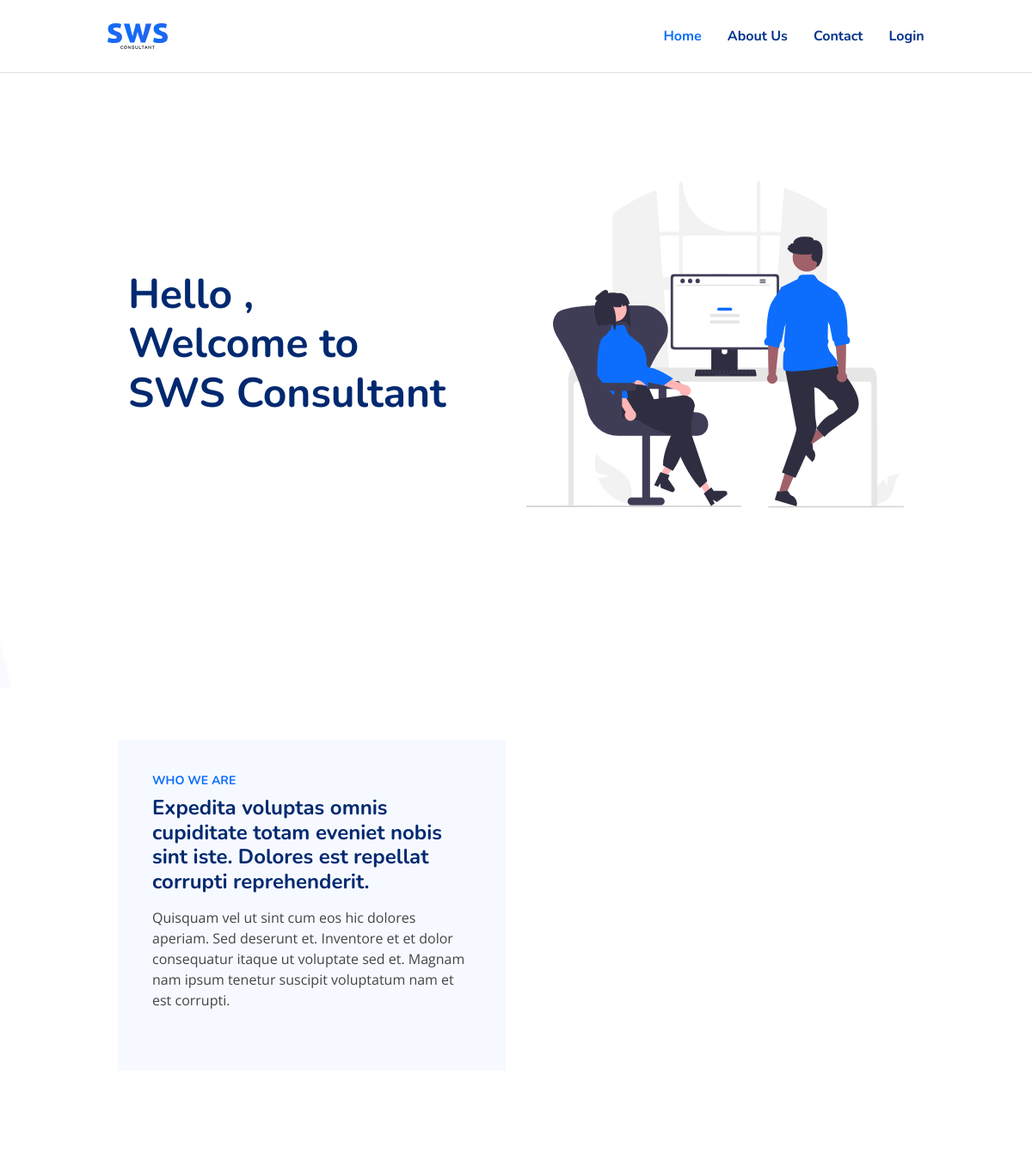
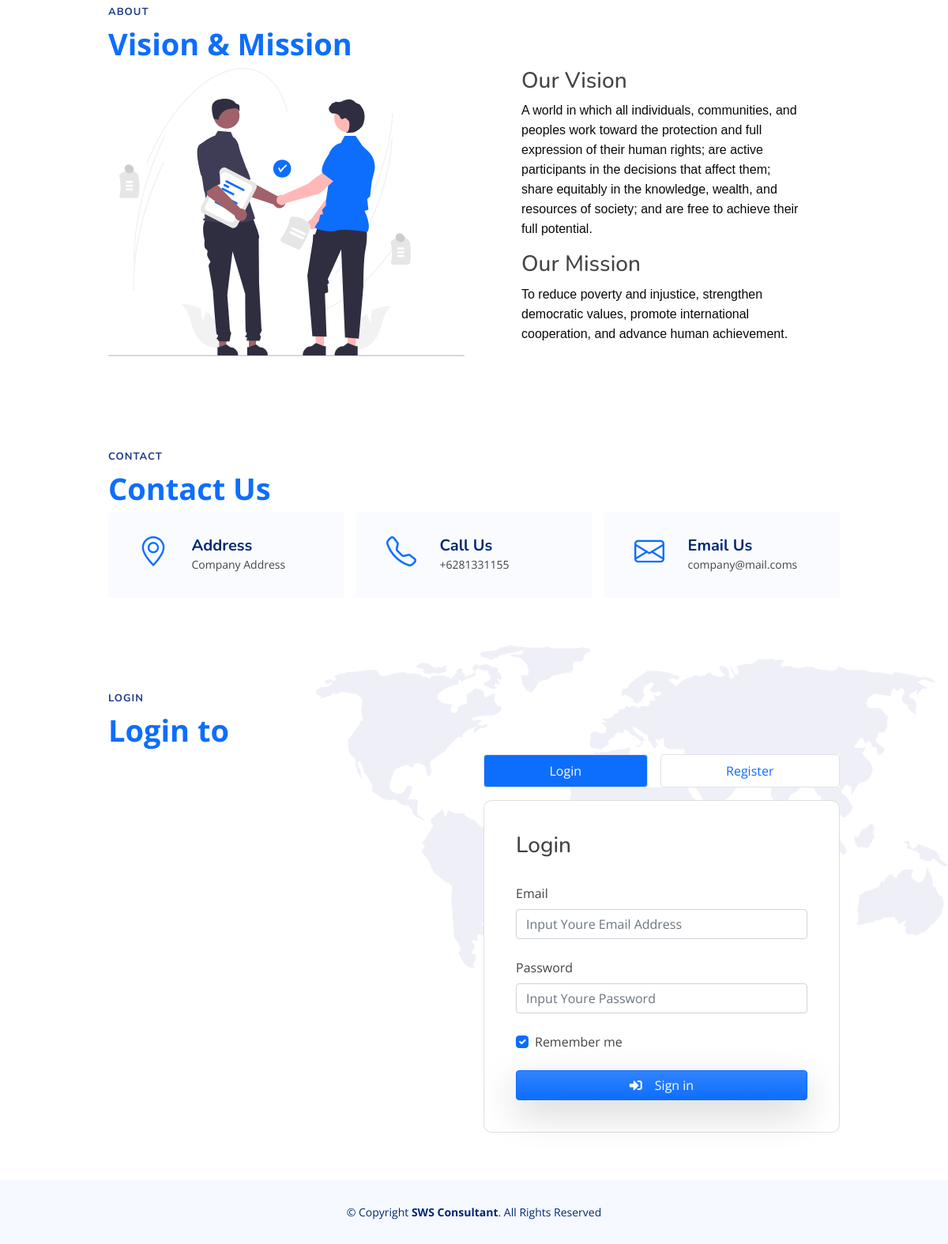
The page / on the database its author committed (2 pictures, top to bottom).
### tables this page shows
CREATE TABLE `about` (
  `id` int(10) NOT NULL,
  `email` varchar(255) DEFAULT NULL,
  `name` varchar(255) DEFAULT NULL,
  `phone` varchar(20) DEFAULT NULL,
  `address` text DEFAULT NULL,
  `vision` text DEFAULT NULL,
  `mission` text DEFAULT NULL,
  `about` text DEFAULT NULL
);

### homepages.php (the view, shortened to what this page needs)
<?php
include "config/connection.php";
$getCompany    = "SELECT * FROM about WHERE id = 1";
$rowCompany    = $db->prepare($getCompany);
$rowCompany->execute();
$getRowComp = $rowCompany->fetch();
$getAbouts = $getRowComp['about'];
$getVision = $getRowComp['vision'];
$getMision = $getRowComp['mission'];
?>
<section id="hero" class="hero d-flex align-items-center">
    <div class="container">
        <div class="row justify-content-center">
            <div class="col-lg-10 col-12 row">
                <div class="col-lg-6 d-flex flex-column justify-content-center">
                    <h1 data-aos="fade-up">Hello , <br> Welcome to <br> SWS Consultant</h1>
                </div>
                <div class="col-lg-6 hero-img" data-aos="zoom-out" data-aos-delay="200">
                    <img src="assets/img/hero-img-2.svg" height="100%" class="img-fluid">
                </div>
            </div>
        </div>
    </div>
</section>
<main id="main">
    <section id="about" class="about">
        <div class="container" data-aos="fade-up">
            <div class="row justify-content-center">
                <div class="col-md-10">
                    <div class="row">
                        <div class="col-lg-6 d-flex flex-column justify-content-center" data-aos="fade-up" data-aos-delay="200">
                            <div class="content h-100 rounded-xl">
                                <h3>Who We Are</h3>
                                <?= htmlspecialchars_decode($getAbouts); ?>
                            </div>
                        </div>
                        <div class="col-lg-6 d-flex align-items-center" data-aos="zoom-out" data-aos-delay="200">
                        </div>
                    </div>
                </div>
            </div>
        </div>
    </section>
    <section id="faq" class="faq">
        <div class="container" data-aos="fade-up">
            <div class="row justify-content-center">
                <div class="col-md-10">
                    <header class="section-header">
                        <h2>About</h2>
                        <p>Vision & Mission</p>
                    </header>
                    <div class="row">
                        <div class="col-lg-6 d-flex align-items-center" data-aos="zoom-out" data-aos-delay="200">
                            <img src="assets/img/visi-mision.svg" height="100%" class="img-fluid">
                        </div>
                        <div class="col-lg-6 d-flex flex-column justify-content-center" data-aos="fade-up" data-aos-delay="200">
                            <div class="content px-5">
                                <h3>Our Vision</h3>
                                <?= htmlspecialchars_decode($getVision); ?>
                                <h3>Our Mission</h3>
                                <?= htmlspecialchars_decode($getMision); ?>
                            </div>
                        </div>
                    </div>
                </div>
            </div>
        </div>
    </section>
    <section id="contact" class="contact">
        <div class="container" data-aos="fade-up">
            <div class="row justify-content-center">
                <div class="col-md-10">
                    <header class="section-header">
                        <h2>Contact</h2>
                        <p>Contact Us</p>
                    </header>
                    <div class="row gy-4 g-3">
                        <div class="col-md-4">
                            <div class="info-box d-flex flex-row h-100">
                                <div class="col-md-3 col-3 mx-2"> <i class="bi bi-geo-alt"></i></div>
                                <div class="col-md-9 col">
                                    <h3>Address</h3>
                                    <p><?= $getRowComp['address']; ?></p>
                                </div>
                            </div>
                        </div>
                        <div class="col-md-4">
                            <div class="info-box d-flex flex-row h-100">
                                <div class="col-md-3 col-3 mx-2"> <i class="bi bi-telephone"></i></div>
                                <div class="col-md-9 col">
                                    <h3>Call Us</h3>
                                    <p><?= $getRowComp['phone']; ?></p>
                                </div>
                            </div>
                        </div>
                        <div class="col-md-4">
                            <div class="info-box d-flex flex-row h-100 w-100">
                                <div class="col-md-3 col-3 mx-2"> <i class="bi bi-envelope"></i></div>
                                <div class="col-md-9 col">
                                    <h3>Email Us</h3>
                                    <p><?= $getRowComp['email']; ?></p>
                                </div>
                            </div>
                        </div>
                    </div>
                </div>
            </div>
        </div>
    </section>
    <section id="login" class="contact login-pages">
        <div class="container" data-aos="fade-up">
            <div class="row justify-content-center">
                <div class="col-md-10">
                    <header class="section-header">
                        <h2>Login</h2>
                        <p>Login to</p>
                    </header>
                    <div class="row gy-4">
                        <?php include "auth-form.php"; ?>
                    </div>
                </div>
            </div>
        </div>
    </section>
</main>
<footer id="footer" class="footer">
    <div class="container">
        <div class="copyright">
            &copy; Copyright <strong><span>SWS Consultant</span></strong>. All Rights Reserved
        </div>
    </div>
</footer>

### index.php (shortened to what this page needs)
<?php require_once("config/connection.php"); ?>
<!DOCTYPE html>
<html lang="en">
<head>
    <?php include "stacks-css.php"; ?>
</head>
<body>
    <?php include "partials/header.php";?>
    <?php
    if (isset($_SESSION["login_status"])) {
        include "main-pages.php";
    } else {
        include "homepages.php";
    }
    ?>
</body>
</html>

### stacks-css.php (shortened to what this page needs)
<link href="vendor/components/font-awesome/css/all.min.css" rel="stylesheet">
<link href="vendor/twbs/bootstrap/dist/css/bootstrap.min.css" rel="stylesheet">
<link href="vendor/datatables/datatables/media/css/dataTables.bootstrap4.min.css" rel="stylesheet">
<link href="config/bootstrap-icons/bootstrap-icons.css" rel="stylesheet">
<link href="config/aos-master/dist/aos.css" rel="stylesheet">
<link href="config/remixicon/remixicon.css" rel="stylesheet">
<link href="config/swiper/swiper-bundle.min.css" rel="stylesheet">
<link href="config/glightbox/css/glightbox.min.css" rel="stylesheet">
<link href="assets/css/style.css" rel="stylesheet">
<link href="assets/css/custom.css" rel="stylesheet">

### partials/header.php (shortened to what this page needs)
<header id="header" class="header fixed-top mb-5 border-bottom px-3">
    <div class="container-fluid">
        <div class="row justify-content-center">
            <div class="col-lg-10 col-12">
                <div class="d-flex align-items-center justify-content-between">
                    <a href="index.html" class="logo d-flex align-items-center " style="height:30px">
                        <img src="assets/img/baseapp/logo-sws-b.svg" height="100%" class="img-responsive">
                    </a>
                    <nav id="navbar" class="navbar">
                        <ul>
                            <?php if (isset($_SESSION["login_status"])) { ?>
                                <li><a class="nav-link" href="index.php?home=dashboard">Dashboard</a></li>
                                <li><a class="nav-link" href="index.php?requests=table">Request</a></li>
                                <?php if ($_SESSION["user"]["user_group"] == 'admin') : ?>
                                    <li><a class="nav-link" href="index.php?users=table">Users</a></li>
                                    <li><a class="nav-link" href="index.php?about=about-edit">About</a></li>
                                <?php endif; ?>
                                <li class="dropdown"><a href="#"><span class="px-3"> <?= $_SESSION['user']['name']; ?></span> <i class="bi bi-chevron-down"></i></a>
                                    <ul>
                                        <li><a href="index.php?profile=profile-edit"><i class="fa fa-user"></i>Setting Profile</a></li>
                                        <li><a href="auth-destroy.php"><i class="fa fa-sign-out-alt"></i>Logout</a></li>
                                    </ul>
                                </li>
                            <?php } else { ?>
                                <li><a class="nav-link scrollto active" href="#hero">Home</a></li>
                                <li><a class="nav-link scrollto" href="#about">About Us</a></li>
                                <li><a class="nav-link scrollto" href="#contact">Contact</a></li>
                                <li><a class="nav-link scrollto" href="#login">Login</a></li>
                            <?php } ?>
                        </ul>
                    </nav>
                </div>
            </div>
        </div>
    </div>
</header>

### auth-form.php (shortened to what this page needs)
<div class="col-md-6"></div>
<div class="col-md-6">
    <div class="d-flex flex-column w-100">
        <ul class="nav nav-pills flex flex-row gap-3 mb-3 bg-white" role="tablist">
            <li class="nav-item flex-grow-1">
                <a class="nav-link border active text-center" data-bs-toggle="pill" href="#pill-login">Login</a>
            </li>
            <li class="nav-item flex-grow-1">
                <a class="nav-link border text-center" data-bs-toggle="pill" href="#pill-register">Register</a>
            </li>
        </ul>
        <div class="card">
            <div class="card-body">
                <div class="tab-content w-100">
                    <div id="pill-login" class="col-12 container tab-pane active"><br>
                        <div class="row">
                            <div class="col-md-12">
                                <h3>Login</h3>
                                <form class="pt-4" action="" method="POST">
                                    <div class="form-outline mb-4">
                                        <label class="form-label" for="loginName">Email</label>
                                        <input type="email" id="loginName" name="email" class="form-control" placeholder="Input Youre Email Address" required />
                                    </div>
                                    <div class="form-outline mb-4">
                                        <label class="form-label" for="loginPassword">Password</label>
                                        <input type="password" id="loginPassword" name="password" placeholder="Input Youre Password" class="form-control" required />
                                    </div>
                                    <div class="row mb-4 d-flex flex-md-row flex-column">
                                        <div class="col-md-6 d-flex">
                                            <div class="form-check mb-3 mb-md-0">
                                                <label class="form-check-label" for="loginCheck"> Remember me </label>
                                                <input class="form-check-input" type="checkbox" value="" id="loginCheck" checked />
                                            </div>
                                        </div>
                                    </div>
                                    <button type="submit" name="login" class="btn btn-primary bg-gradient shadow-lg btn-block mb-4 d-flex w-100 justify-content-center gap-3 align-items-center">
                                        <i class="fas fa-sign-in-alt"></i>
                                        <span>Sign in</span>
                                    </button>
                                </form>
                            </div>
                        </div>
                    </div>
                </div>
            </div>
        </div>
    </div>
</div>

### assets/css/style.css (style rules this page uses)
:root { scroll-behavior: smooth; }
body { font-family: "Open Sans", sans-serif; color: #444444; }
a { color: #0d6efd; text-decoration: none; }
h1, h2, h3, h4, h5, h6 { font-family: "Nunito", sans-serif; }
section { padding: 60px 0; overflow: hidden; }
.section-header { padding-bottom: 10px; }
.section-header h2 { font-size: 13px; letter-spacing: 1px; font-weight: 700; margin: 0; color: #1e3a8a; text-transform: uppercase; }
.section-header p { margin: 10px 0 0 0; padding: 0; font-size: 38px; line-height: 42px; font-weight: 700; color: #0d6efd; }
.header { transition: all 0.5s; z-index: 997; padding: 20px 0; }
.header .logo { line-height: 0; }
.header .logo img { max-height: 40px; margin-right: 6px; }
.navbar { padding: 0; }
.navbar ul { margin: 0; padding: 0; display: flex; list-style: none; align-items: center; }
.navbar li { position: relative; }
.navbar a, .navbar a:focus { display: flex; align-items: center; justify-content: space-between; padding: 10px 0 10px 30px; font-family: "Nunito", sans-serif; font-size: 16px; font-weight: 700; color: #013289; white-space: nowrap; transition: 0.3s; }
.navbar a:hover, .navbar .active, .navbar .active:focus, .navbar li:hover>a { color: #0d6efd; }
.hero { width: 100%; height: 100vh; background: url(../img/hero-bg.png) top center fixed; background-size: cover; }
.hero h1 { margin: 0; font-size: 48px; font-weight: 700; color: #012970; }
.hero .hero-img { text-align: right; }
@media (min-width: 1024px) { .hero { background-attachment: fixed; } }
.about .content { background-color: #f6f9ff; padding: 40px; }
.about h3 { font-size: 14px; font-weight: 700; color: #0d6efd; text-transform: uppercase; }
.about h2 { font-size: 24px; font-weight: 700; color: #012970; }
.about p { margin: 15px 0 30px 0; line-height: 24px; }
.login-pages { background: white url(../img/footer-bg.png) no-repeat right top; }
.contact .info-box { color: #444444; background: #fafbff; padding: 30px; }
.contact .info-box i { font-size: 38px; line-height: 0; color: #0d6efd; }
.contact .info-box h3 { font-size: 20px; color: #012970; font-weight: 700; margin: 0px 0 0px 0; }
.contact .info-box p { padding: 0; line-height: 24px; font-size: 14px; margin-bottom: 0; }
.footer { background: #f6f9ff; padding: 0 0 30px 0; font-size: 14px; }
.footer .copyright { text-align: center; padding-top: 30px; color: #012970; }

### assets/css/custom.css (style rules this page uses)
.card { border-radius: 10px; }

### rows shown on the page
about: about "Expedita voluptas omnis cupiditate totam eveniet nobis sint iste. Dolores est repellat corrupti reprehenderit. Quisquam vel ut sint cum eos hic dolores aperiam. Sed deserunt et. Inventore et et dolor consequatur itaque ut voluptate sed et. Magnam nam ipsum tenetur suscipit voluptatum nam et est corrupti.", vision "A world in which all individuals, communities, and peoples work toward the protection and full expression of their human rights; are active participants in the decisions that affect them; share equitably in the knowledge, wealth, and resources of society; and are free to achieve their full potential.", mission "To reduce poverty and injustice, strengthen democratic values, promote international cooperation, and advance human achievement.", address "Company Address", phone "+6281331155", email "company@mail.coms"
